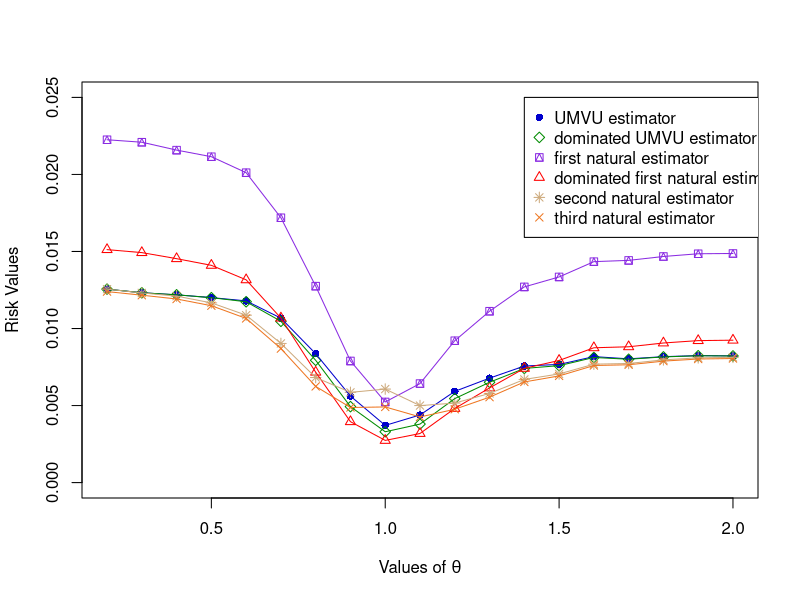

Here is the R script that generated this plot:
set.seed(810)


### CREATING THE SAMPLES ###

# CHARACTERISTICS OF SAMPLES
n1 <- 8
n2 <- 10
theta1 <- 10

theta <- c()
risk_umvu <- c()
risk_umvu_dom <- c()
risk_natural_1 <- c()
risk_natural_1_dom <- c()
risk_natural_2 <- c()
risk_natural_3 <- c()

for (j in 2:20)
{
  theta2 <- j
  theta[j] <- (theta2/theta1)
  
  loss_umvu <- c()
  loss_umvu_dom <- c()
  loss_natural_1 <- c()
  loss_natural_1_dom <- c()
  loss_natural_2 <- c()
  loss_natural_3 <- c()
  
  for (i in 1:25000)
  {
    # SIMULATING SAMPLES
    sample1 <- c(runif(n1, 0, theta1))
    sample2 <- c(runif(n2, 0, theta2))
    
    
    ### CALCULATION OF VARIOUS ESTIMATORS ###
    
    if (n1<=n2)
    {
      a_star <- (((n1+n2)/(2*n2))^(1/n1))
    } else
    {
      a_star <- (((2*n1)/(n1+n2))^(1/n2))
    }
    X1 <- max(sample1)
    X2 <- max(sample2)
    if (X1> (a_star*X2))
    {
      theta_selected <- theta1
      est_umvu <- ((X1/n1)*((n1+1)-((a_star*X2/X1)^n1)))
      phi_star <- ((n1+n2+2)/(n1+n2+1))
      psi_U <- (((n1+1)-((a_star*X2/X1)^n1))/n1)
      est_natural_1 <- X1
      est_natural_2 <- ((n1+1)*X1/n1)
      est_natural_3 <- ((n1+2)*X1/(n1+1))
    } else
    {
      theta_selected <- theta2
      est_umvu <- ((X2/n2)*((n2+1)-((X1/(X2*a_star))^n2)))
      phi_star <- ((n1+n2+2)*(X2/X1)/(n1+n2+1))
      psi_U <- ((X2/(X1*n2))*((n2+1)-((X1/(a_star*X2))^n2)))
      est_natural_1 <- X2
      est_natural_2 <- ((n2+1)*X2/n2)
      est_natural_3 <- ((n2+2)*X2/(n2+1))
    }
    
    est_umvu_dom <- (X1 * (max(phi_star, psi_U)))
    est_natural_1_dom <- ((n1+n2+2)*est_natural_1/(n1+n2+1))
    
    
    ### CALCULATING LOSSES OF VARIOUS ESTIMATORS ###
    loss_umvu[i] <- (((est_umvu/theta_selected)-1)^2)
    loss_umvu_dom[i] <- (((est_umvu_dom/theta_selected)-1)^2)
    loss_natural_1[i] <- (((est_natural_1/theta_selected)-1)^2)
    loss_natural_1_dom[i] <- (((est_natural_1_dom/theta_selected)-1)^2)
    loss_natural_2[i] <- (((est_natural_2/theta_selected)-1)^2)
    loss_natural_3[i] <- (((est_natural_3/theta_selected)-1)^2)
  }
  
  
  ### CALCULATING RISKS ###
  risk_umvu[j] <- mean(loss_umvu)
  risk_umvu_dom[j] <- mean(loss_umvu_dom)
  risk_natural_1[j] <- mean(loss_natural_1)
  risk_natural_1_dom[j] <- mean(loss_natural_1_dom)
  risk_natural_2[j] <- mean(loss_natural_2)
  risk_natural_3[j] <- mean(loss_natural_3)
}

theta <- theta[-1]
risk_umvu <- risk_umvu[-1]
risk_umvu_dom <- risk_umvu_dom[-1]
risk_natural_1 <- risk_natural_1[-1]
risk_natural_1_dom <- risk_natural_1_dom[-1]
risk_natural_2 <- risk_natural_2[-1]
risk_natural_3 <- risk_natural_3[-1]

cat("\n",
    "theta= (", theta, ")\n",
    "Risks of UMVU estimator= (", risk_umvu, ")\n",
    "Risks of DOMINATED UMVU estimator= (", risk_umvu_dom, ")\n",
    "Risks of FIRST NATURAL estimator= (", risk_natural_1, ")\n",
    "Risks of DOMINATED FIRST NATURAL estimator= (", risk_natural_1_dom, ")\n",
    "Risks of SECOND NATURAL estimator= (", risk_natural_2, ")\n",
    "Risks of THIRD NATURAL estimator=(", risk_natural_3,")\n"
)


### PLOTTING COMPARISON ###
matplot(theta, cbind(risk_umvu, risk_umvu_dom, risk_natural_1, risk_natural_1_dom, risk_natural_2, risk_natural_3),
        xlim = c(0.2, 2), ylim = c(0, 0.025), xlab = expression(paste("Values of ", theta)), ylab = "Risk Values",
        pch = c(16, 5, 14, 2, 8, 4), col = c("blue3", "green4", "blueviolet", "red", "burlywood3", "chocolate2"))
legend(1.4, 0.025, legend = c("UMVU estimator", "dominated UMVU estimator", "first natural estimator",
                            "dominated first natural estimator", "second natural estimator", "third natural estimator"),
       pch = c(16, 5, 14, 2, 8, 4), col = c("blue3", "green4", "blueviolet", "red", "burlywood3", "chocolate2"))
lines(theta, risk_umvu, xlim = range(theta), ylim = range(risk_umvu), col = "blue3", pch = 16)
lines(theta, risk_umvu_dom, xlim = range(theta), ylim = range(risk_umvu), col = "green4", pch = 5)
lines(theta, risk_natural_1, xlim = range(theta), ylim = range(risk_umvu), col = "blueviolet", pch = 14)
lines(theta, risk_natural_1_dom, xlim = range(theta), ylim = range(risk_umvu), col = "red", pch = 2)
lines(theta, risk_natural_2, xlim = range(theta), ylim = range(risk_umvu), col = "burlywood3", pch = 8)
lines(theta, risk_natural_3, xlim = range(theta), ylim = range(risk_umvu), col = "chocolate2", pch = 4)